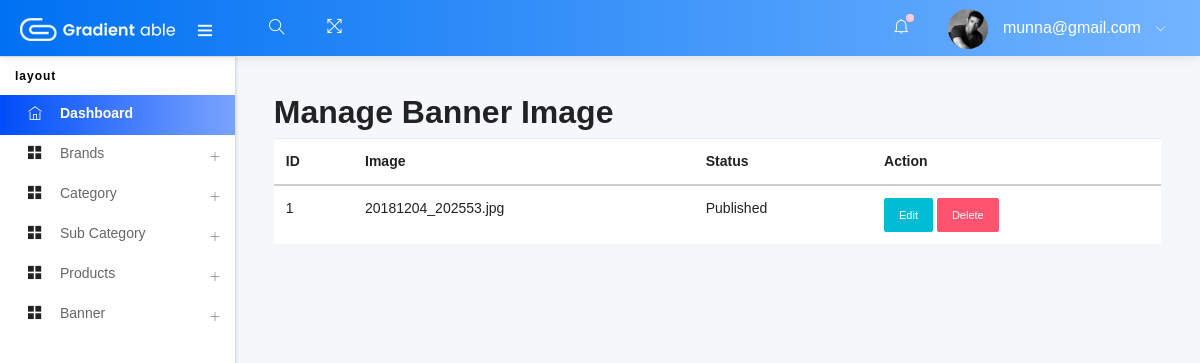
/admin/manage-banner.php (signed in), run on an earlier commit of the app's database.
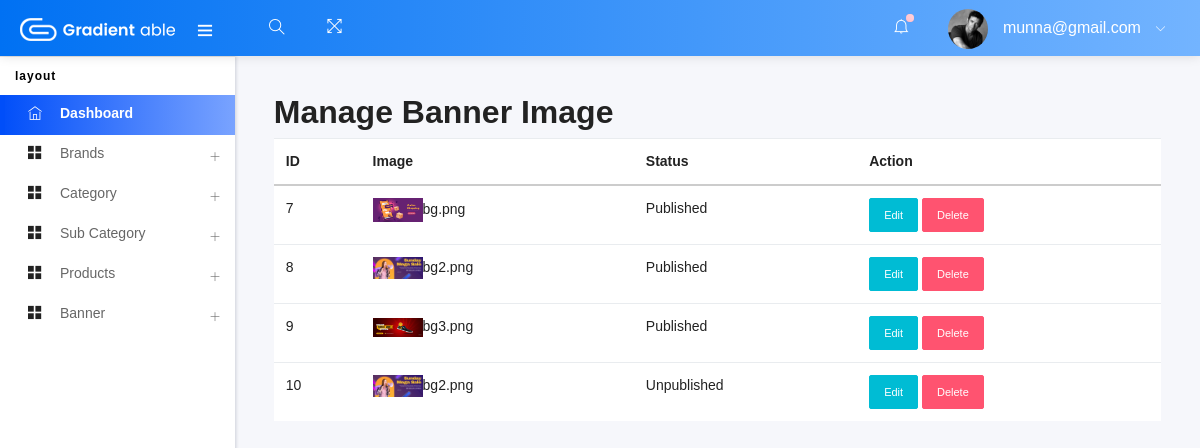
And on a later commit of the database.
### tables this page shows
CREATE TABLE `banner` (
  `banner_id` int(11) NOT NULL,
  `banner_status` tinyint(4) NOT NULL DEFAULT 1,
  `banner_img` varchar(255) NOT NULL
);

### admin/manage-banner.php (called while the page is built)
<?php
$views = "manage-banner";
include("template.php");

### admin/class/adminBack.php (called while the page is built, shortened)
<?php
class adminBack
{
    private $conn;
    public function __construct()
    {
        $dbhost = "127.0.0.1";
        $dbuser = "root";
        $dbpass = "";
        $dbname = "ecom02";
        $this->conn = mysqli_connect($dbhost, $dbuser, $dbpass, $dbname);
    }
    function view_banner()
    {
        $query = "SELECT * FROM banner";
        if (mysqli_query($this->conn, $query)) {
            $banner_info = mysqli_query($this->conn, $query);
            return $banner_info;
        }
    }
}

### admin/views/manage-banner-view.php (the view, shortened to what this page needs)
<?php
$obj_adminBack = new adminBack();
$msg = $obj_adminBack->view_banner();
?>
<h2 class="">Manage Banner Image</h2>
<table class="table bg-white">
    <thead>
        <tr>
            <th>ID</th>
            <th>Image</th>
            <th>Status</th>
            <th>Action</th>
        </tr>
    </thead>
    <tbody>
        <?php
        while ($banner_info = mysqli_fetch_assoc($msg)) {
        ?>
            <tr>
                <td><?php echo $banner_info['banner_id'] ?></td>
                <td><img src="./../assets/images/banner/<?php echo $banner_info['banner_img'] ?>" alt=""><?php echo $banner_info['banner_img'] ?></td>
                <td><?php
                    if ($banner_info['banner_status'] == 1) {
                        echo "Published";
                    } else {
                        echo "Unpublished";
                    }
                    ?></td>
                <td>
                    <a class="btn-sm btn btn-info" href="update-banner.php?status=update&&id=<?php echo $banner_info['banner_id'] ?>">Edit</a>
                    <a class="btn-sm btn btn-danger" href="?status=delete&&id=<?php echo $banner_info['banner_id'] ?>">Delete</a>
                </td>
            </tr>
        <?php
        }
        ?>
    </tbody>
</table>

### admin/includes/head.php (shortened to what this page needs)
<!DOCTYPE html>
<html lang="en">
<head>
    <link rel="stylesheet" type="text/css" href="assets/css/bootstrap/css/bootstrap.min.css">
    <link rel="stylesheet" type="text/css" href="assets/icon/themify-icons/themify-icons.css">
    <link rel="stylesheet" type="text/css" href="assets/icon/font-awesome/css/font-awesome.min.css">
    <link rel="stylesheet" type="text/css" href="assets/icon/icofont/css/icofont.css">
    <link rel="stylesheet" type="text/css" href="assets/css/style.css">
    <link rel="stylesheet" type="text/css" href="assets/css/jquery.mCustomScrollbar.css">
    <link rel="stylesheet" href="assets/css/all.min.css">
    <link rel="stylesheet" href="assets/css/line-awesome.min.css">
</head>

### admin/template.php (shortened to what this page needs)
<?php
include("class/adminBack.php");
?>
<?php include("includes/head.php") ?>
<body>
    <div id="pcoded" class="pcoded">
        <div class="pcoded-container navbar-wrapper">
            <?php include_once("includes/header-nav.php") ?>
            <div class="pcoded-main-container">
                <div class="pcoded-wrapper">
                    <?php include_once("includes/sidenav.php") ?>
                    <div class="pcoded-content">
                        <div class="pcoded-inner-content">
                            <div class="main-body">
                                <div class="page-wrapper">
                                    <div class="page-body">
                                        <?php
                                        if ($views) {
                                            if ("dashboard" == $views) {
                                                include("views/dashboard-view.php");
                                            } else if ("add-category" == $views) {
                                                include("views/add-category-view.php");
                                            } else if ("add-product" == $views) {
                                                include("views/add-product-view.php");
                                            } else if ("manage-category" == $views) {
                                                include("views/manage-category-view.php");
                                            } else if ("manage-product" == $views) {
                                                include("views/manage-product-view.php");
                                            } else if ("manage-users" == $views) {
                                                include("views/manage-users-view.php");
                                            } else if ("edit-category" == $views) {
                                                include("views/edit-category-view.php");
                                            } else if ("edit-product" == $views) {
                                                include("views/edit-product-view.php");
                                            } else if ("add-banner" == $views) {
                                                include("views/add-banner-view.php");
                                            } else if ("manage-banner" == $views) {
                                                include("views/manage-banner-view.php");
                                            } else if ("update-banner" == $views) {
                                                include("views/update-banner-view.php");
                                            } else if ("add-brand" == $views) {
                                                include("views/add-brand-view.php");
                                            } else if ("manage-brand" == $views) {
                                                include("views/manage-brand-view.php");
                                            } else if ("add-subcategory" == $views) {
                                                include("views/add-subcategory-view.php");
                                            } else if ("manage-subcategory" == $views) {
                                                include("views/manage-subcategory-view.php");
                                            }
                                        }
                                        ?>
                                    </div>
                                </div>
                            </div>
                        </div>
                    </div>
                </div>
            </div>
        </div>
</body>
<?php include("includes/script.php") ?>

### admin/includes/header-nav.php (shortened to what this page needs)
<nav class="navbar header-navbar pcoded-header">
    <div class="navbar-wrapper">
        <div class="navbar-logo">
            <a class="mobile-menu" id="mobile-collapse" href="#!">
                <i class="ti-menu"></i>
            </a>
            <a href="index.html">
                <img class="img-fluid" src="assets/images/logo.png" alt="Theme-Logo" />
            </a>
        </div>
        <div class="navbar-container container-fluid">
            <ul class="nav-left">
                <li class="header-search">
                    <div class="main-search morphsearch-search">
                        <div class="input-group">
                            <input type="text" class="form-control">
                            <span class="input-group-addon search-btn"><i class="ti-search"></i></span>
                        </div>
                    </div>
                </li>
                <li>
                    <a href="#!" onclick="javascript:toggleFullScreen()">
                        <i class="ti-fullscreen"></i>
                    </a>
                </li>
            </ul>
            <ul class="nav-right">
                <li class="header-notification">
                    <a href="#!">
                        <i class="ti-bell"></i>
                        <span class="badge bg-c-pink"></span>
                    </a>
                </li>
                <li class="user-profile header-notification">
                    <a href="#0">
                        <img src="assets/images/avatar-4.jpg" class="img-radius" alt="User-Profile-Image">
                        <span><?php echo $_SESSION['admin_email'] ?></span>
                        <i class="ti-angle-down"></i>
                    </a>
                </li>
            </ul>
        </div>
    </div>
</nav>

### admin/includes/sidenav.php (shortened to what this page needs)
<nav class="pcoded-navbar">
    <div class="pcoded-inner-navbar main-menu">
        <div class="pcoded-navigatio-lavel" data-i18n="nav.category.navigation">Layout</div>
        <ul class="pcoded-item pcoded-left-item">
            <li class="active">
                <a href="dashboard.php">
                    <span class="pcoded-micon"><i class="ti-home"></i><b>D</b></span>
                    <span class="pcoded-mtext" data-i18n="nav.dash.main">Dashboard</span>
                </a>
            </li>
            <li class="pcoded-hasmenu">
                <a href="javascript:void(0)">
                    <span class="pcoded-micon"><i class="ti-layout-grid2-alt"></i></span>
                    <span class="pcoded-mtext" data-i18n="nav.basic-components.main">Brands</span>
                </a>
            </li>
            <li class="pcoded-hasmenu">
                <a href="javascript:void(0)">
                    <span class="pcoded-micon"><i class="ti-layout-grid2-alt"></i></span>
                    <span class="pcoded-mtext" data-i18n="nav.basic-components.main">Category</span>
                </a>
            </li>
            <li class="pcoded-hasmenu">
                <a href="javascript:void(0)">
                    <span class="pcoded-micon"><i class="ti-layout-grid2-alt"></i></span>
                    <span class="pcoded-mtext" data-i18n="nav.basic-components.main">Sub Category</span>
                </a>
            </li>
            <li class="pcoded-hasmenu">
                <a href="javascript:void(0)">
                    <span class="pcoded-micon"><i class="ti-layout-grid2-alt"></i></span>
                    <span class="pcoded-mtext" data-i18n="nav.basic-components.main">Products</span>
                </a>
            </li>
            <li class="pcoded-hasmenu">
                <a href="javascript:void(0)">
                    <span class="pcoded-micon"><i class="ti-layout-grid2-alt"></i></span>
                    <span class="pcoded-mtext" data-i18n="nav.basic-components.main">Banner</span>
                </a>
            </li>
        </ul>
    </div>
</nav>

### admin/includes/script.php (shortened to what this page needs)
</body>
</html>

What changed in the data, as far as the page shows it:
removed banner: banner_id "1", banner_img "20181204_202553.jpg", banner_status "Published"
added banner: banner_id "7", banner_img (picture), banner_img "bg.png", banner_status "Published"
added banner: banner_id "8", banner_img (picture), banner_img "bg2.png", banner_status "Published"
added banner: banner_id "9", banner_img (picture), banner_img "bg3.png", banner_status "Published"
added banner: banner_id "10", banner_img (picture), banner_img "bg2.png", banner_status "Unpublished"
